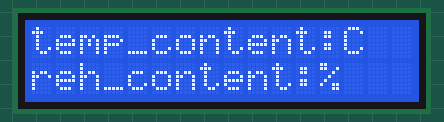
Simulated run of this sketch. Board: ESP8266 (NodeMCU). Shown: 16×2 character LCD. WiFi joins after 1.5 s; servers stay silent unless stated; uploads are accepted with an empty reply; what the sketch prints to the serial monitor is not drawn.

Above: at 1.8 s.

The sketch:

pm2.ino
```cpp
#include <LiquidCrystal_I2C.h>
//#include <NTPClient.h>
#include <ESP8266WiFi.h>
#include <ESP8266HTTPClient.h>
#include <WiFiClient.h>
//#include <WiFiUdp.h>

const char *ssid = "DIT_FREE_WiFi";
const char *password = "";

String url = "http://www.kma.go.kr/wid/queryDFSRSS.jsp?zone=2671025000";

String reh_content,temp_content;

LiquidCrystal_I2C lcd(0x27,16,2);

void setup() {
    Serial.begin(115200);
    WiFi.begin(ssid,password);

    while(WiFi.status()!= WL_CONNECTED){
      delay(500);
      Serial.print(".");
    }
    lcd.init();
    lcd.backlight();


}

void loop() {
  if(WiFi.status() == WL_CONNECTED){
    WiFiClient client;
    HTTPClient http;

    http.begin(client, url);

    int httpCode = http.GET();

    if(httpCode>0){
      String result = http.getString();
      //Serial.println(result);

      int temp1 = result.indexOf("<temp>");
      int temp2 = result.indexOf("</temp>");

      int reh1 = result.indexOf("<reh>");
      int reh2 = result.indexOf("</reh>");

      if(temp1 > 0){
        temp_content =  result.substring(temp1+6, temp2);
        Serial.print("temp_content:");Serial.print(temp_content);Serial.println("C");
      }

      if(reh1 > 0){
        reh_content =  result.substring(reh1+5, reh2);
        Serial.print("reh_content:");Serial.print(reh_content);Serial.println("%");
      }

      lcd.setCursor(0,0);
      lcd.print("temp_content:");
      lcd.print(temp_content);
      lcd.print("C");
      lcd.println();

      lcd.setCursor(0,1);
      lcd.print("reh_content:");
      lcd.print(reh_content);
      lcd.print("%");
      lcd.println();

    }
    http.end();
  }
  delay(10000);
}
```
